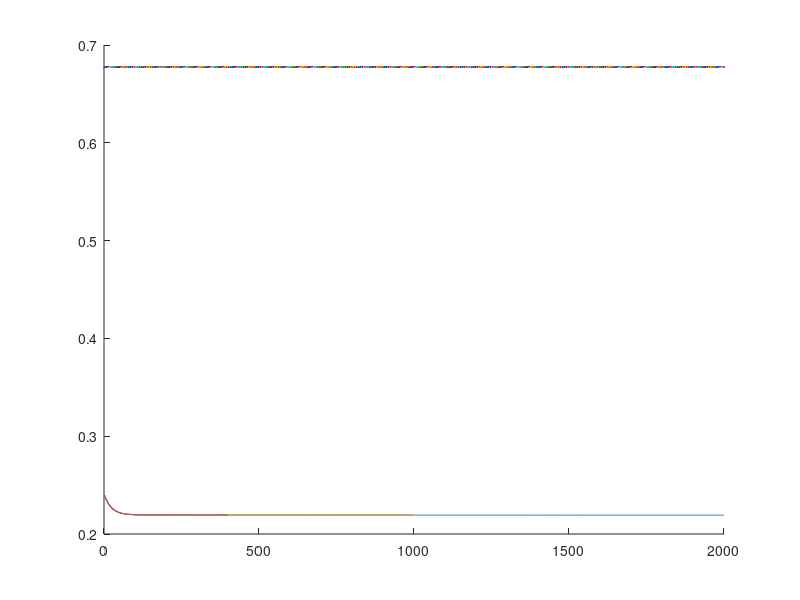

Source code (MATLAB):
% T. Hoque: Here we are solving our popular Cancer{Benign, Malignant} toy problem using ANN {Back_Prop based}
% Layer_node information: L=[2 2 2 2], you can chance to see the effect.


% ///////////////////////////////////////////////// Training Section ////////////////////////////////////////////////
% ////////// initialization

L=[4 3 3 3 3];   % // Defining the layers: Total of 4 layers, # of nodes are 2, 2, 2, 2 respectively from input to output layer
alpha = 0.2;   % //usually alpha > 0, ranging from 0.1 to 1
target_mse=0.0001 % // one of the exit condition
Max_Epoch=2000   % // one of the exit condition
Min_Error=Inf
Min_Error_Epoch=-1
epoch=0;       % // 1 epoch => One forward and backward sweep of the net for each training sample 
mse =Inf;      % // initializing the Mean Squared Error with a very large value.
Err=[];
Epo=[];

% ////////// load datasets
 X = importdata('test_X.txt');
 Y = importdata('test_Y.txt');
[Nx,P]=size(X); % // Nx = # of sample in X, P= # of feature in X
%load Y.txt      % // Target Output
[Ny,K]=size(Y); % // Ny = # of target output in Y, K= # of class for K classes when K>=3 otherwise, K=2 in this binary case now

% Optional: Since input and output are kept in different files, it is better to verify the loaded sample size/dimensions.
if Nx ~= Ny 
      error ('The input/output sample sizes do not match');
end


% Optional
if L(1) ~= P
       error ('The number of input nodes must be equal to the size of the features')' 
end 

% Optional
if L(end) ~= K
       error ('The number of output node should be equal to K')' 
end 


B=cell(length(L)-1,1);  % forming the number of Beta/weight matrix needed in between the layers

for i=1:length(L)-1        % Assign uniform random values in [-0.7, 0.7] 
      B{i} =[1.4.*rand(L(i)+1,L(i+1))-0.7];	
end 

%Let us allocate places for Term, T 
T=cell(length(L),1);
for i=1:length(L)
	T{i} =ones (L(i),1);
end


%Let us allocate places for activation, i.e., Z
Z=cell(length(L),1);
for i=1:length(L)-1
	Z{i} =zeros (L(i)+1,1); % it does not matter how do we initialize (with '0' or '1', or whatever,) this is fine!
end
Z{end} =zeros (L(end),1);  % at the final layer there is no Bias unit

%Let us allocate places for error term delta, d
d=cell(length(L),1);
for i=1:length(L)
	d{i} =zeros (L(i),1);
end
			

Z{1} = [X ones(Nx, 1)]';  
Y=Y';   	   
  

while ((mse > target_mse) && (epoch < Max_Epoch))   
 
  CSqErr=0; 		
      % // forward propagation 
      for i=1:length(L)-1
       	     T{i+1} = B{i}' * Z{i};
            
             if (i+1)<length(L)
               Z{i+1}=[(1./(1+exp(-T{i+1}))); ones(Nx,1)'];
             else  
               Z{i+1}=(1./(1+exp(-T{i+1}))); 
             end 
       end  

         
      CSqErr= CSqErr+sum(sum(((Y-Z{end}).^2),1));   
      CSqErr = CSqErr/L(end);  % Normalizing the Error based on the number of output Nodes

     % // Compute error term delta 'd' for each of the node except the input unit
     % // -----------------------------------------------------------------------
         d{end}=(Z{end}-Y).*Z{end}.*(1-Z{end}); % // delta error term for the output layer.

         for i=length(L)-1:-1:2 
               W=Z{i}(1:end-1,:).*(1-Z{i}(1:end-1,:)); D= d{i+1}';
               for m = 1:Nx                             
                   d{i}(:,m)=W(:,m).*sum((D(m,:).*B{i}(1:end-1,:)),2);  % // sum(A, 2) => row wise sum of matrix A
               end
         end              
       
      % // Now we will update the parameters/weights
      for i=1:length(L)-1 
                W = Z{i}(1:end-1,:);   V1 = zeros(L(i),L(i+1));   V2 = zeros(1,L(i+1));    D = d{i+1}';
           for m = 1:Nx
                V1 = V1 + (W(:,m)*D(m,:));   V2 = V2 + D(m,:);     
           end 
          
           B{i}(1:end-1,:)=B{i}(1:end-1,:)-(alpha/Nx).*V1;             
           B{i}(end,:) = B{i}(end,:)-(alpha/Nx).*V2;  			
       end 
     
  
    CSqErr= (CSqErr) /(Nx);        % //Average error of N sample after an epoch 
    mse=CSqErr;
    epoch  = epoch+1;
    
    Err = [Err mse];
    Epo = [Epo epoch];   


    if mse < Min_Error
	Min_Error=mse;
        Min_Error_Epoch=epoch;
    end 
					    	
 end % //while_end

      Min_Error
      Min_Error_Epoch  

%//=============================================================================================================================
%//The NN Node and structure needs to be saved, i.e. save L
    L
	
%// Now the predicted weight B with least error should be saved in a file to be loaded and to be used for test set/new prediction

  for i=1:max(size(B))
      B{i}
  end 
%plot epoch versus error graph
hold on;
plot (Epo,Err)  % plot based on full epoch
plot (Epo(1:1000),Err(1:1000))
plot (Epo(1:400),Err(1:400))  
%title ("FCV 1 Training Gamma=0.33");


%// ================================================================================================================
% ///////////////////////////////////////////////// Test Section ////////////////////////////////////////////////
% // Here I will be using the last B computed to demo test data to classify but you should save and use best B. 
% // Feed forward part will actually be used, assume test points: 1.(0.5,0.3) and 2.(5,4)
% // NOTE: For point (1) the output is expected to be close to zero
% //      For point (2) the output is expected to be close to one.


 X = importdata('train_X.txt');
 Y = importdata('train_Y.txt');
 [Ntest, q] = size(X);
 TestErr=0;
 testErrArr=[];
 acc = 0

%// ====== Same (or similar) code as we used before for feed-forward part (see above)
  for j=1: Ntest		    % for loop #1		
      Z{1} = [X(j,:) 1]';   % Load Inputs with bias=1
      Yk   = Y(j,:)'; 	  % Load Corresponding Desired or Target output
      % // forward propagation 
      % //----------------------
      for i=1:length(L)-1
       	     T{i+1} = B{i}' * Z{i};
             if (i+1)<length(L)
               Z{i+1}=[(1./(1+exp(-T{i+1}))) ;1];
             else  
               Z{i+1}=(1./(1+exp(-T{i+1}))); 
             end 
      end  % //end of forward propagation 
       [max_x, index_x] = max(Z{end});
       [max_y, index_y] = max(Yk);

       if index_x == index_y
        acc = acc+1;
       end

       TestErr = TestErr+sum(sum(((Yk-Z{end}).^2),1));   
   end 
   acc = acc/Ntest;
   acc
 

TestErr= (TestErr) /(Ntest);   % //Average error of N sample after an epoch 
CSqErr = CSqErr/L(end);  % Normalizing the Error based on the number of output Nodes
mse=TestErr; 
testErrArr = [testErrArr mse]

Err = [Err mse];
Epo = [Epo epoch]; 

%===============================================================================================================
mse

plot (Epo,testErrArr)  % plot based on full epoch
plot (Epo(1:1000),Err(1:1000))
plot (Epo(1:400),Err(1:400))  
hold off;